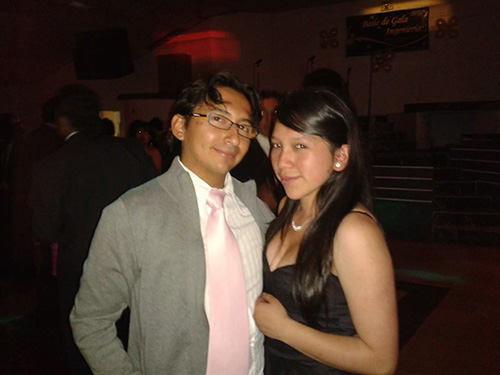
#> input picture 17 Canny/pareja.jpg, 500 x 375 px
$ python '17 cannyOtro.py'
#> lines starting #> are read from the running program, lines starting #| are printed output that depends on the picture; after the words box and inside, x2 and y2 are one past the last pixel; in counts of white or black regions, pixels touching at a corner belong together
import cv2
import numpy as np
from matplotlib import pyplot as plt

img = cv2.imread('pareja.jpg',0)
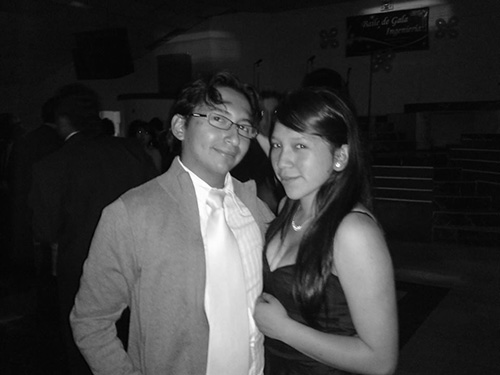
#> img: shape (375, 500); min 0, max 255, mean 55.2
edges = cv2.Canny(img,100,200)
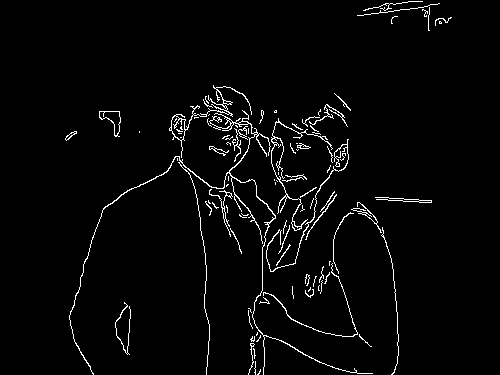
#> edges: shape (375, 500); 2.9% white in thin lines or dots, all inside (x1, y1, x2, y2) = (65, 1, 452, 375)

plt.subplot(1, 2, 1),plt.imshow(img,cmap = 'gray')
plt.title('Original Image'), plt.xticks([]), plt.yticks([])
plt.subplot(1, 2, 2),plt.imshow(edges,cmap = 'gray')
plt.title('Edge Image'), plt.xticks([]), plt.yticks([])

plt.show()
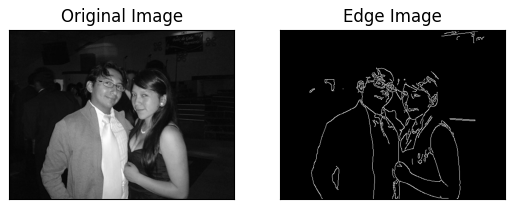
#> figure drawn by matplotlib, 2 panels
